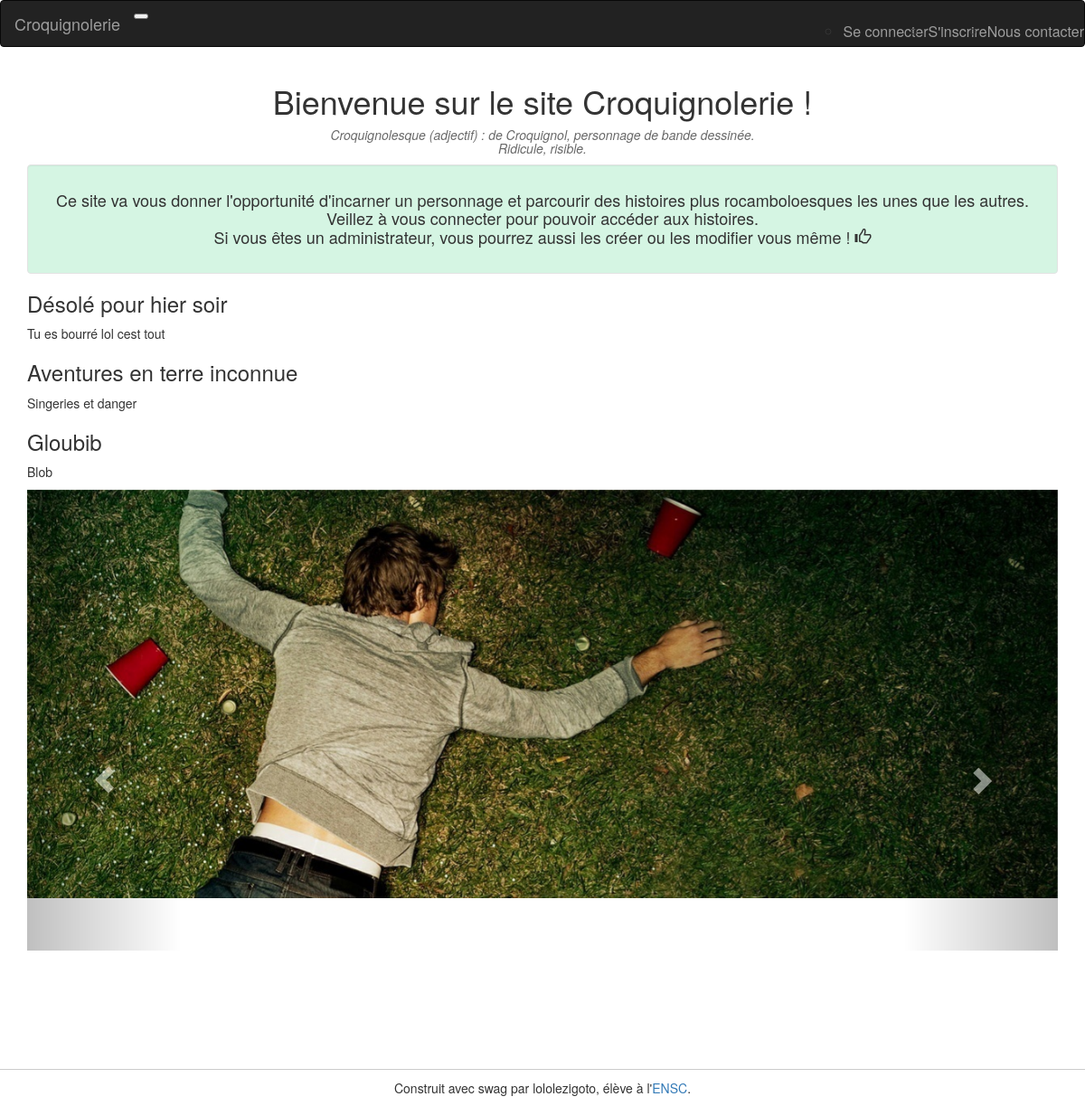
The page / on the database its author committed.
### tables this page shows
CREATE TABLE `histoires` (
  `id_histoire` int(11) NOT NULL,
  `nom_histoire` varchar(100) DEFAULT NULL,
  `description_histoire` text,
  `image_histoire` varchar(100) DEFAULT NULL,
  `nb_parties` int(11) DEFAULT '0',
  `nb_victoires` int(11) NOT NULL DEFAULT '0',
  `nb_echecs` int(11) NOT NULL DEFAULT '0',
  `isHidden` tinyint(1) NOT NULL DEFAULT '0'
);

### index.php (the view, shortened to what this page needs)
<!doctype html>
<html>
<head>
    <link href="lib/bootstrap/css/bootstrap.min.css" rel="stylesheet">
    <link href="css/style.css" rel="stylesheet">
</head>
<body>
<?php
require_once("includes/connect.php");
if(!empty($_SESSION['user']))
    require_once("includes/navbar_connected.php");
else
    require_once("includes/navbar.php");
    $nbhistoire = $response->rowCount(); ?>
<div class="container">
<header>
  <h1 class="center">Bienvenue sur le site Croquignolerie !</h1>
  <h5 class="def"> <em>Croquignolesque (adjectif) : de Croquignol, personnage de bande dessinée. <br/>
  Ridicule, risible.</em></h5>
    <div class="well" style="background-color: #D5F5E3;" >
  <h4 class="center">Ce site va vous donner l'opportunité d'incarner un personnage et parcourir des histoires plus rocamboloesques les unes que les autres.
      <br/>
      Veillez à vous connecter pour pouvoir accéder aux histoires. <br/>
      Si vous êtes un administrateur, vous pourrez aussi les créer ou les modifier vous même !  <span class ="glyphicon glyphicon-thumbs-up"> </span>
  </h4>
</header>
<?php
    $maRequete = "SELECT * FROM histoires";
    $response = $BDD->query($maRequete);
    $tab = $response->fetchAll();
    foreach ($tab as $key => $ligne) {
        $id = $ligne["id_histoire"];
        $title = $ligne["nom_histoire"];
        $des_courte = $ligne["description_histoire"];
        $isHidden=$ligne["isHidden"];
        ?>
<article>
            <?php
            if($isHidden==0)
            {
              if(!empty($_SESSION['user'])) {?>
                <div class="well"     >
                <h3><a class="link" href="histoire.php?id=<?=$id?>"><?=$title ?></a></h3>
            <?php
                echo $des_courte; ?>
            </div>
                <?php } else {?>
                <h3><?=$title ?></h3>
            <p class="movieContent"><?= $des_courte?></p>
            <?php
            }
            ?>
</article>
<?php }
}?>
</div>
<div class="container">
<div data-ride="carousel" class="carousel slide" id="carousel-example-generic">
      <ol class="carousel-indicators">
        <li class="active" data-slide-to="0" data-target="#carousel-example-generic"></li>
        <li data-slide-to="1" data-target="#carousel-example-generic" class=""></li>
        <li data-slide-to="2" data-target="#carousel-example-generic" class=""></li>
      </ol>
      <div class="carousel-inner">
        <div class="item active">
          <img alt="First slide" data-src="holder.js/900x500/auto/#777:#555/text:First slide" src="images/defonce.jpg">
        </div>
      </div>
      <a data-slide="prev" href="#carousel-example-generic" class="left carousel-control">
        <span class="glyphicon glyphicon-chevron-left"></span>
      </a>
      <a data-slide="next" href="#carousel-example-generic" class="right carousel-control">
        <span class="glyphicon glyphicon-chevron-right"></span>
      </a>
    </div>
</div>
</body>
</html>
        <footer class="footer">
    Construit avec swag par lololezigoto, élève à l'<a href="https://www.ensc.fr">ENSC</a>.
</footer>    </div>
<script src="lib/bootstrap/js/bootstrap.min.js"></script></body>
</html>

### css/style.css (style rules this page uses)
.footer { border-top: 1px solid #ccc; padding-top: 10px; margin-bottom: 10px; text-align: center; }
.movieContent { text-align: justify; }
.center { text-align: center; }
.def { text-align: center; color: dimgray; }

### rows shown on the page
histoires: nom_histoire "Désolé pour hier soir", description_histoire "Tu es bourré lol cest tout"
histoires: nom_histoire "Aventures en terre inconnue", description_histoire "Singeries et danger"
histoires: nom_histoire "Gloubib", description_histoire "Blob"
